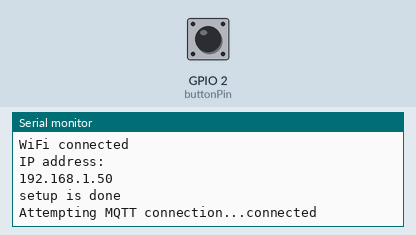
A sketch run on a simulated ESP8266 (NodeMCU). Parts: the last lines printed to the serial monitor. The inputs (shaded band) are chosen by the test bench; at power-on: GPIO 2 (buttonPin) LOW. WiFi joins after 1.5 s; servers stay silent unless stated; no MQTT or app messages arrive unless stated.

Above: at 2.7 s.
2.8 s: GPIO 2 (buttonPin) pulled HIGH for 0.15 s
At 3.9 s:
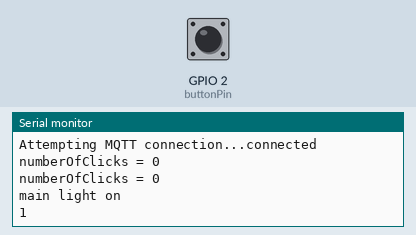
4.5 s: GPIO 2 (buttonPin) pulled HIGH for 1 s
At 6.5 s:
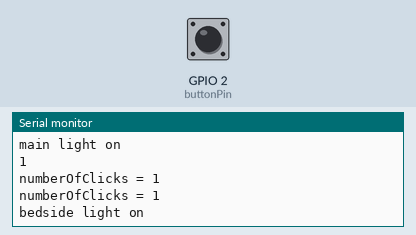
7.0 s: GPIO 2 (buttonPin) pulled HIGH for 0.15 s
At 8.3 s:
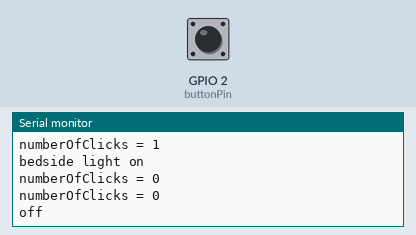

The sketch:

Light_button.ino
```cpp
#include <EEPROM.h>
#include <ESP8266WiFi.h>
#include <PubSubClient.h>

// Connect to the WiFi
const char* ssid = "*****";
const char* password = "*****";
const char* mqtt_server = "192.168.1.140";

WiFiClient espClient;
PubSubClient client(espClient);

// Hardware setup
const int buttonPin = 2;     // the number of the pushbutton pin

// Variables will change:
int buttonState;             // the current reading from the input pin
int lastButtonState = LOW;   // the previous reading from the input pin
int numberOfClicks = 0;
bool powerOn = false;

// the following variables are long's because the time, measured in miliseconds,
// will quickly become a bigger number than can be stored in an int.
long lastDebounceTime = 0;  // the last time the output pin was toggled
long debounceDelay = 50;    // the debounce time; increase if the output flickers

void reconnect() {
 // Loop until we're reconnected
 while (!client.connected()) {
 Serial.print("Attempting MQTT connection...");
 // Attempt to connect
 if (client.connect("ESP8266 Button Client1123")) {
  Serial.println("connected");
  // ... and subscribe to topic
  client.subscribe("bedroom/light/main");
 } else {
  Serial.print("failed, rc=");
  Serial.print(client.state());
  Serial.println(" try again in 5 seconds");
  // Wait 5 seconds before retrying
  delay(5000);
  }
 }
}

void setup()
{

// Bring up the serial for a bit of debugging
  Serial.begin(115200);

  Serial.println();
  Serial.print("Connecting to ");
  Serial.println(ssid);

  WiFi.begin(ssid, password);

  while (WiFi.status() != WL_CONNECTED) {
    delay(500);
    Serial.print(".");
  }

  Serial.println("");
  Serial.println("WiFi connected");
  Serial.println("IP address: ");
  Serial.println(WiFi.localIP());

  // Set your pin modes
  pinMode(buttonPin, INPUT);
  client.setServer(mqtt_server, 1883);
//  client1.setCallback(callback);

  // Bring up the serial for a bit of debugging
  Serial.begin(115200);

  // We start by connecting to a WiFi network
  Serial.println();
  Serial.println();


  Serial.println("setup is done");

}

void loop()
{

  if (!client.connected()) {
    reconnect();
  }
  client.loop();

  // read the state of the switch into a local variable:
  int reading = digitalRead(buttonPin);

  // check to see if you just pressed the button
  // (i.e. the input went from LOW to HIGH),  and you've waited
  // long enough since the last press to ignore any noise:

  // If the switch changed, due to noise or pressing:
  if (reading != lastButtonState) {
    // reset the debouncing timer
    lastDebounceTime = millis();
  }

  if ((millis() - lastDebounceTime) > debounceDelay)
  {
    // whatever the reading is at, it's been there for longer
    // than the debounce delay, so take it as the actual current state:

    // if the button state has changed:
    if (reading != buttonState)
    {
      buttonState = reading;

      // When the button is in the LOW state (pulled high) the button
      // has been pressed so send the event.
      Serial.print("numberOfClicks = ");
      Serial.println(numberOfClicks);
      if (buttonState == LOW) {
        if(powerOn){
        //turn off
        client.publish("bedroom/light/main","0");
        client.publish("bedroom/bedsideLight","0");
        Serial.println("off");

        powerOn=false;
        }else{
          //turn on
          if(numberOfClicks == 0) {
            client.publish("bedroom/light/main","1");
            Serial.println("main light on");
            numberOfClicks++;
            Serial.println(numberOfClicks);
//            powerOn=true;
          }else{
            if(numberOfClicks == 1) {
              client.publish("bedroom/bedsideLight","1");
              Serial.println("bedside light on");
              numberOfClicks=0;
              powerOn=true;
            }
          }
        }
      }
    }
  }

  // save the reading.  Next time through the loop,
  // it'll be the lastButtonState:
  lastButtonState = reading;
}

//void send_event(const char *event)
//{
//  // set the LED on whle we are sending the event
//  digitalWrite(ledPin, HIGH);
//
//  Serial.print("Connecting to ");
//  Serial.println(host);
//
//  // Use WiFiClient class to create TCP connections
//  WiFiClient client;
//  const int httpPort = 80;
//  if (!client.connect(host, httpPort)) {
//    Serial.println("Connection failed");
//    return;
//  }
//
//  // We now create a URI for the request
//  String url = "/trigger/";
//  url += event;
//  url += "/with/key/";
//  url += privateKey;
//
//  Serial.print("Requesting URL: ");
//  Serial.println(url);
//
//  // This will send the request to the server
//  client.print(String("GET ") + url + " HTTP/1.1\r\n" +
//               "Host: " + host + "\r\n" +
//               "Connection: close\r\n\r\n");
//
//  // Read all the lines of the reply from server and print them to Serial,
//  // the connection will close when the server has sent all the data.
//  while(client.connected())
//  {
//    if(client.available())
//    {
//      String line = client.readStringUntil('\r');
//      Serial.print(line);
//    } else {
//      // No data yet, wait a bit
//      delay(50);
//    };
//  }
//
//  // All done
//  Serial.println();
//  Serial.println("closing connection");
//
//  client.stop();
//
//  // Finished sending the message, turn off the LED
//  digitalWrite(ledPin, LOW);
//}
```

Measured:
- after the input at 2.8 s, the serial monitor: prints a new line after 0.05 s (image 1)
- after the input at 4.5 s, the serial monitor: prints a new line after 0.05 s (image 2)
- after the input at 7.0 s, the serial monitor: prints a new line after 0.05 s (image 3)
